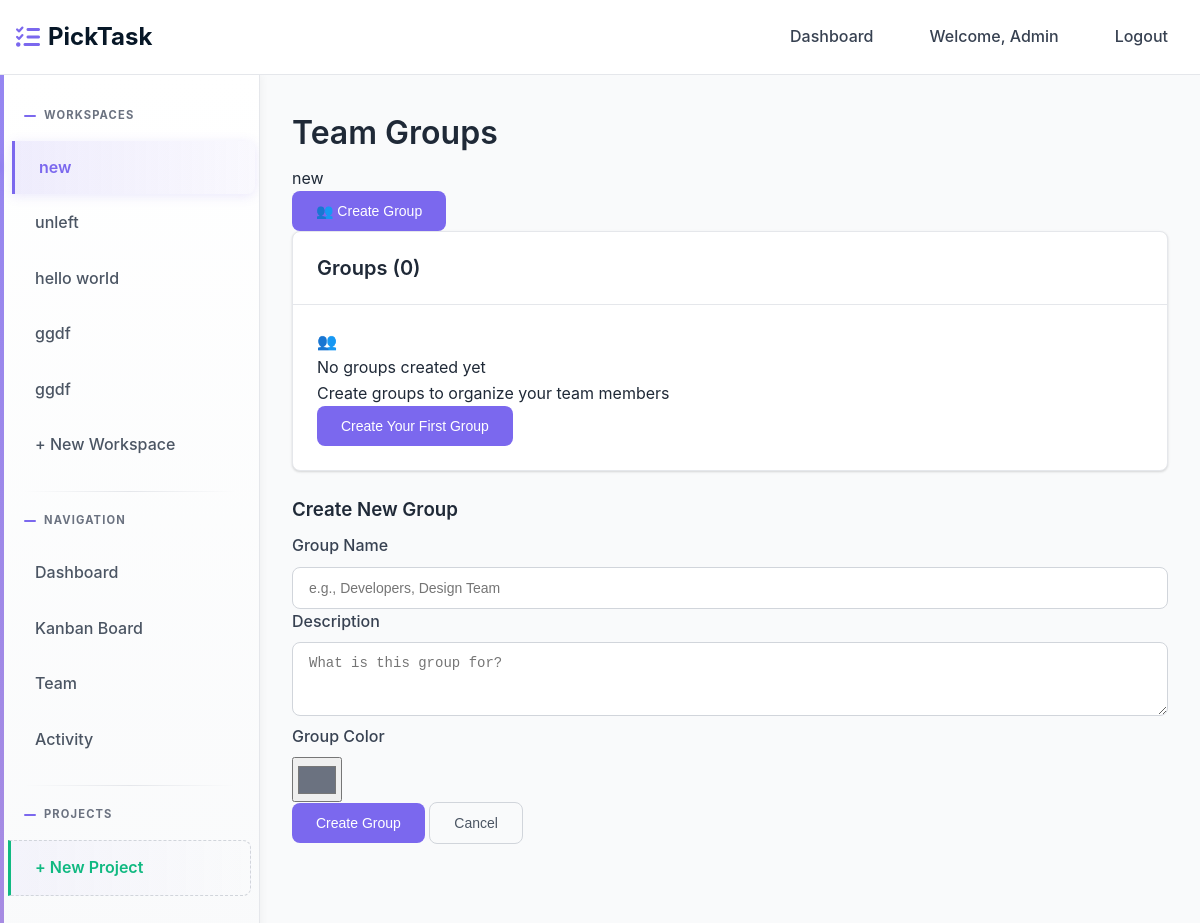
Page /team/5/groups/ (signed in) on the committed database.
### home/models.py (models this page shows)
class User(AbstractUser):
    full_name = models.CharField(max_length=255, blank=True, null=True)
    created_at = models.DateTimeField(auto_now_add=True)

### workspace/models.py (models this page shows, shortened)
class Membership(models.Model):
    ROLE_CHOICES = [
        ('admin', 'Admin'),
        ('member', 'Member'),
    ]
    user = models.ForeignKey(settings.AUTH_USER_MODEL, on_delete=models.CASCADE, related_name='memberships')
    workspace = models.ForeignKey(Workspace, on_delete=models.CASCADE, related_name='memberships')
    role = models.CharField(max_length=20, choices=ROLE_CHOICES, default='member')
    joined_at = models.DateTimeField(auto_now_add=True)
    class Meta:
        unique_together = ['user', 'workspace']
        ordering = ['-joined_at']

class Workspace(models.Model):
    name = models.CharField(max_length=255)
    created_by = models.ForeignKey(settings.AUTH_USER_MODEL, on_delete=models.CASCADE, related_name='workspaces_created')
    created_at = models.DateTimeField(auto_now_add=True)
    class Meta:
        ordering = ['-created_at']

### workspace/decorators.py (the view)
    def wrapper(request, workspace_id, *args, **kwargs):
        workspace = get_object_or_404(Workspace, id=workspace_id)
        if not Membership.objects.filter(user=request.user, workspace=workspace).exists():
            messages.error(request, "You don't have access to this workspace")
            return redirect('workspace:dashboard')
        return view_func(request, workspace_id, *args, **kwargs)

### team/forms.py
class GroupForm(forms.ModelForm):
    class Meta:
        model = Group
        fields = ['name', 'description', 'color']
        widgets = {
            'name': forms.TextInput(attrs={
                'class': 'form-input',
                'placeholder': 'Group name (e.g., Developers, Designers)'
            }),
            'description': forms.Textarea(attrs={
                'class': 'form-textarea',
                'rows': 3,
                'placeholder': 'Group description (optional)'
            }),
            'color': forms.TextInput(attrs={
                'type': 'color',
                'class': 'form-color h-10 w-10'  # Fixed width typo: was 'w-15'
            }),
        }

### templates/team/groups.html (shortened to what this page needs)
{% extends 'base.html' %}
{% load static %}
{% block content %}
<div class="flex justify-between items-center mb-6">
    <div>
        <h1>Team Groups</h1>
        <p class="text-gray-600">{{ workspace.name }}</p>
    </div>
    {% if user_membership.role == 'admin' %}
    <button class="btn btn-primary" onclick="openCreateGroupModal()">
        👥 Create Group
    </button>
    {% endif %}
</div>
<div class="card">
    <div class="card-header">
        <h2 class="card-title">Groups ({{ groups.count }})</h2>
    </div>
    <div class="card-body">
        <div class="grid grid-cols-1 md:grid-cols-2 lg:grid-cols-3 gap-6">
            {% for group in groups %}
            <div class="border border-gray-200 rounded-lg p-4 hover:shadow-md transition-shadow">
                <div class="flex justify-between items-start mb-3">
                    <div class="flex items-center gap-2">
                        <span class="w-3 h-3 rounded-full" style="background-color: {{ group.color }}"></span>
                        <h3 class="font-semibold">{{ group.name }}</h3>
                    </div>
                    <span class="text-xs bg-gray-100 text-gray-600 px-2 py-1 rounded">
                        {{ group.member_count }} members
                    </span>
                </div>
                <p class="text-gray-600 text-sm mb-4">{{ group.description|default:"No description" }}</p>
                <div class="flex gap-2">
                    <a href="{% url 'team:group-detail' workspace.id group.id %}" class="btn btn-outline btn-sm flex-1 text-center">
                        View
                    </a>
                    {% if user_membership.role == 'admin' %}
                    <a href="{% url 'team:group-detail' workspace.id group.id %}" class="btn btn-outline btn-sm">
                        Edit
                    </a>
                    {% endif %}
                </div>
            </div>
            {% empty %}
            <div class="col-span-full text-center py-8">
                <div class="text-4xl mb-4">👥</div>
                <p class="text-gray-500 text-lg mb-2">No groups created yet</p>
                <p class="text-gray-400 text-sm mb-4">Create groups to organize your team members</p>
                {% if user_membership.role == 'admin' %}
                <button class="btn btn-primary mt-2" onclick="openCreateGroupModal()">
                    Create Your First Group
                </button>
                {% endif %}
            </div>
            {% endfor %}
        </div>
    </div>
</div>
<div id="createGroupModal" class="fixed inset-0 bg-black bg-opacity-50 flex items-center justify-center hidden z-50">
    <div class="bg-white rounded-lg p-6 w-full max-w-md mx-4">
        <h3 class="text-lg font-semibold mb-4">Create New Group</h3>
        <form method="post" action="{% url 'team:groups' workspace.id %}">
            <div class="space-y-4">
                <div>
                    <label class="form-label">Group Name</label>
                    <input type="text" name="name" class="form-input" placeholder="e.g., Developers, Design Team" required>
                </div>
                <div>
                    <label class="form-label">Description</label>
                    <textarea name="description" class="form-textarea" rows="3" placeholder="What is this group for?"></textarea>
                </div>
                <div>
                    <label class="form-label">Group Color</label>
                    <input type="color" name="color" value="#6B7280" class="form-color h-10 w-full">
                </div>
            </div>
            <div class="flex gap-4 mt-6">
                <button type="submit" class="btn btn-primary">Create Group</button>
                <button type="button" class="btn btn-outline" onclick="closeCreateGroupModal()">Cancel</button>
            </div>
        </form>
    </div>
</div>
{% endblock %}

### templates/base.html (shortened to what this page needs)
<!DOCTYPE html>
<html lang="en">
  <head>
    <link href="https://cdnjs.cloudflare.com/ajax/libs/font-awesome/6.0.0/css/all.min.css" rel="stylesheet">
  </head>
  <body>
    <nav class="navbar" id="navbar" role="navigation" aria-label="Main navigation">
      <div class="nav-container">
        <a href="{% url 'workspace:dashboard' %}" class="logo" aria-label="PickTask home">
          <i class="fas fa-tasks" aria-hidden="true"></i>
          PickTask
        </a>
        <div class="nav-links" id="nav-links">
          {% if user.is_authenticated %}
          <a href="{% url 'workspace:dashboard' %}" class="nav-link {% if request.resolver_match.url_name == 'dashboard' %}active{% endif %}">Dashboard</a>
          <span class="nav-link">Welcome, {{ user.username }}</span>
          <a href="{% url 'authentication:logout' %}" class="nav-link">Logout</a>
          {% else %}
          <a href="{% url 'authentication:login' %}" class="nav-link">Login</a>
          <a href="{% url 'authentication:register' %}" class="nav-link">Register</a>
          {% endif %}
        </div>
      </div>
    </nav>
    <div class="app-layout">
      {% if user.is_authenticated %}
      <aside class="sidebar">{% include 'partials/sidebar.html' %}</aside>
      {% endif %}
      <main class="main-content">
        {% block content %}{% endblock %}
      </main>
    </div>
  </body>
</html>

### templates/partials/sidebar.html (shortened to what this page needs)
<div class="sidebar-section">
  <div class="sidebar-title">Workspaces</div>
  {% for membership in user.memberships.all %}
  <a
    href="{% url 'workspace:workspace-detail' membership.workspace.id %}"
    class="sidebar-link {% if current_workspace.id == membership.workspace.id %}active{% endif %}"
  >
    <span>{{ membership.workspace.name }}</span>
  </a>
  {% endfor %}
  <a
    href="{% url 'workspace:create-workspace' %}"
    class="sidebar-link {% if request.resolver_match.url_name == 'create-workspace' %}active{% endif %}"
  >
    + New Workspace
  </a>
</div>
{% if current_workspace %}
<div class="sidebar-section">
  <div class="sidebar-title">Navigation</div>
  <a
    href="{% url 'workspace:workspace-detail' current_workspace.id %}"
    class="sidebar-link {% if request.resolver_match.url_name == 'workspace-detail' %}active{% endif %}"
  >
    Dashboard
  </a>
  <a
    href="{% url 'kanban:kanban' current_workspace.id %}"
    class="sidebar-link {% if request.resolver_match.url_name == 'kanban' %}active{% endif %}"
  >
    Kanban Board
  </a>
  <a
    href="{% url 'team:team' current_workspace.id %}"
    class="sidebar-link {% if request.resolver_match.url_name == 'team' %}active{% endif %}"
  >
    Team
  </a>
  <a
    href="{% url 'activity:activity' current_workspace.id %}"
    class="sidebar-link {% if request.resolver_match.url_name == 'activity' %}active{% endif %}"
  >
    Activity
  </a>
</div>
<div class="sidebar-section">
  <div class="sidebar-title">Projects</div>
  <a href="{% url 'kanban:kanban' current_workspace.id %}" class="sidebar-link">
    + New Project
  </a>
</div>
{% endif %}

### rows in the picture
User: username "Admin"
Membership: workspace.name "new"
Membership: workspace.name "unleft"
Membership: workspace.name "hello world"
Membership: workspace.name "ggdf"
Membership: workspace.name "ggdf"
Workspace: name "new"

### other values in the picture
{{ groups.count }} "0"
